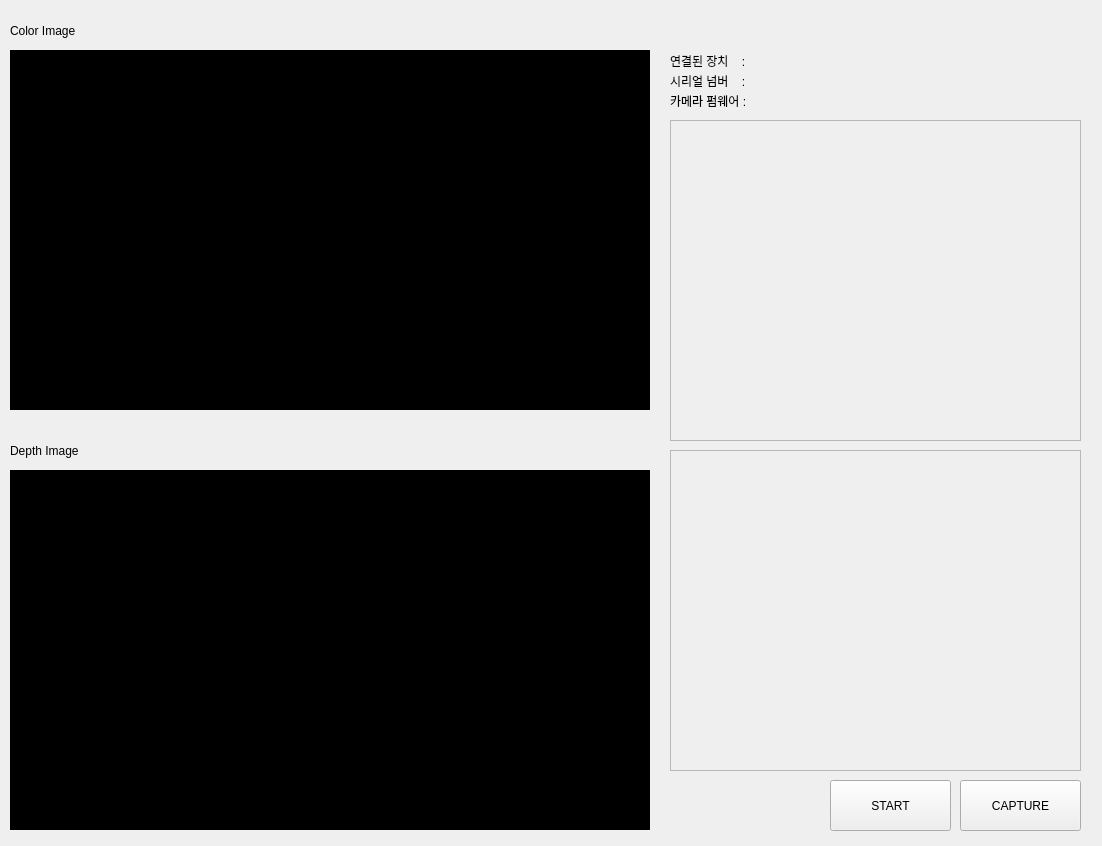
<?xml version="1.0" encoding="UTF-8"?>
<ui version="4.0">
 <class>DemoFirstPart</class>
 <widget class="QWidget" name="DemoFirstPart">
  <property name="geometry">
   <rect>
    <x>0</x>
    <y>0</y>
    <width>1102</width>
    <height>846</height>
   </rect>
  </property>
  <property name="windowTitle">
   <string>Form</string>
  </property>
  <widget class="QLabel" name="label">
   <property name="geometry">
    <rect>
     <x>10</x>
     <y>50</y>
     <width>640</width>
     <height>360</height>
    </rect>
   </property>
   <property name="styleSheet">
    <string notr="true">background-color: rgb(0, 0, 0);</string>
   </property>
   <property name="text">
    <string/>
   </property>
  </widget>
  <widget class="QLabel" name="label_2">
   <property name="geometry">
    <rect>
     <x>10</x>
     <y>20</y>
     <width>121</width>
     <height>21</height>
    </rect>
   </property>
   <property name="text">
    <string>Color Image</string>
   </property>
   <property name="textFormat">
    <enum>Qt::PlainText</enum>
   </property>
  </widget>
  <widget class="QLabel" name="label_3">
   <property name="geometry">
    <rect>
     <x>10</x>
     <y>470</y>
     <width>640</width>
     <height>360</height>
    </rect>
   </property>
   <property name="styleSheet">
    <string notr="true">background-color: rgb(0, 0, 0);</string>
   </property>
   <property name="text">
    <string/>
   </property>
  </widget>
  <widget class="QLabel" name="label_4">
   <property name="geometry">
    <rect>
     <x>10</x>
     <y>440</y>
     <width>121</width>
     <height>21</height>
    </rect>
   </property>
   <property name="text">
    <string>Depth Image</string>
   </property>
   <property name="textFormat">
    <enum>Qt::PlainText</enum>
   </property>
  </widget>
  <widget class="QPushButton" name="capture">
   <property name="geometry">
    <rect>
     <x>960</x>
     <y>780</y>
     <width>121</width>
     <height>51</height>
    </rect>
   </property>
   <property name="text">
    <string>CAPTURE</string>
   </property>
  </widget>
  <widget class="QPushButton" name="startStreaming">
   <property name="geometry">
    <rect>
     <x>830</x>
     <y>780</y>
     <width>121</width>
     <height>51</height>
    </rect>
   </property>
   <property name="text">
    <string>START</string>
   </property>
  </widget>
  <widget class="QScrollArea" name="scrollArea_2">
   <property name="geometry">
    <rect>
     <x>670</x>
     <y>450</y>
     <width>411</width>
     <height>321</height>
    </rect>
   </property>
   <property name="widgetResizable">
    <bool>true</bool>
   </property>
   <widget class="QWidget" name="scrollAreaWidgetContents_2">
    <property name="geometry">
     <rect>
      <x>0</x>
      <y>0</y>
      <width>409</width>
      <height>319</height>
     </rect>
    </property>
   </widget>
  </widget>
  <widget class="QScrollArea" name="scrollArea_3">
   <property name="geometry">
    <rect>
     <x>670</x>
     <y>120</y>
     <width>411</width>
     <height>321</height>
    </rect>
   </property>
   <property name="widgetResizable">
    <bool>true</bool>
   </property>
   <widget class="QWidget" name="scrollAreaWidgetContents_3">
    <property name="geometry">
     <rect>
      <x>0</x>
      <y>0</y>
      <width>409</width>
      <height>319</height>
     </rect>
    </property>
   </widget>
  </widget>
  <widget class="QLabel" name="camName">
   <property name="geometry">
    <rect>
     <x>770</x>
     <y>50</y>
     <width>211</width>
     <height>21</height>
    </rect>
   </property>
   <property name="text">
    <string/>
   </property>
  </widget>
  <widget class="QLabel" name="deviceFirmware">
   <property name="geometry">
    <rect>
     <x>670</x>
     <y>90</y>
     <width>91</width>
     <height>21</height>
    </rect>
   </property>
   <property name="sizePolicy">
    <sizepolicy hsizetype="Preferred" vsizetype="Preferred">
     <horstretch>0</horstretch>
     <verstretch>0</verstretch>
    </sizepolicy>
   </property>
   <property name="text">
    <string>카메라 펌웨어 : </string>
   </property>
   <property name="alignment">
    <set>Qt::AlignLeading|Qt::AlignLeft|Qt::AlignVCenter</set>
   </property>
  </widget>
  <widget class="QLabel" name="deviceFirmware_2">
   <property name="geometry">
    <rect>
     <x>670</x>
     <y>70</y>
     <width>91</width>
     <height>21</height>
    </rect>
   </property>
   <property name="sizePolicy">
    <sizepolicy hsizetype="Preferred" vsizetype="Preferred">
     <horstretch>0</horstretch>
     <verstretch>0</verstretch>
    </sizepolicy>
   </property>
   <property name="text">
    <string>시리얼 넘버    : </string>
   </property>
   <property name="alignment">
    <set>Qt::AlignLeading|Qt::AlignLeft|Qt::AlignVCenter</set>
   </property>
  </widget>
  <widget class="QLabel" name="deviceName">
   <property name="geometry">
    <rect>
     <x>670</x>
     <y>50</y>
     <width>91</width>
     <height>21</height>
    </rect>
   </property>
   <property name="sizePolicy">
    <sizepolicy hsizetype="Preferred" vsizetype="Preferred">
     <horstretch>0</horstretch>
     <verstretch>0</verstretch>
    </sizepolicy>
   </property>
   <property name="text">
    <string>연결된 장치    : </string>
   </property>
   <property name="alignment">
    <set>Qt::AlignLeading|Qt::AlignLeft|Qt::AlignVCenter</set>
   </property>
  </widget>
  <widget class="QLabel" name="serialNum">
   <property name="geometry">
    <rect>
     <x>770</x>
     <y>70</y>
     <width>211</width>
     <height>21</height>
    </rect>
   </property>
   <property name="text">
    <string/>
   </property>
  </widget>
  <widget class="QLabel" name="firmwareVer">
   <property name="geometry">
    <rect>
     <x>770</x>
     <y>90</y>
     <width>211</width>
     <height>21</height>
    </rect>
   </property>
   <property name="text">
    <string/>
   </property>
  </widget>
 </widget>
 <resources/>
 <connections/>
</ui>
